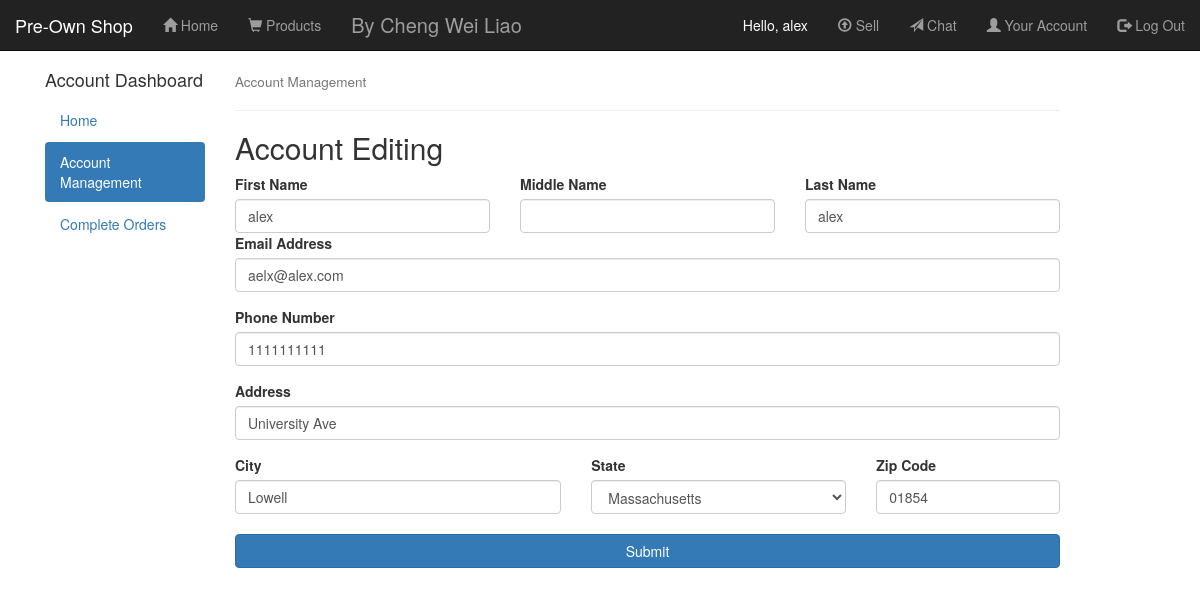
The app's page /mymanage.php (signed in) with its own data.
### tables this page shows
CREATE TABLE `account` (
  `id` int(11) NOT NULL,
  `username` varchar(20) NOT NULL,
  `password` varchar(32) NOT NULL,
  `fname` varchar(50) NOT NULL,
  `mname` varchar(50) DEFAULT NULL,
  `lname` varchar(50) NOT NULL,
  `email` varchar(100) NOT NULL,
  `phone` varchar(15) NOT NULL,
  `addr` varchar(100) NOT NULL,
  `city` varchar(50) NOT NULL,
  `state` varchar(2) NOT NULL,
  `zip` varchar(5) NOT NULL,
  `time` timestamp NOT NULL DEFAULT CURRENT_TIMESTAMP
);

### mymanage.php (the view, shortened to what this page needs)
<!DOCTYPE html>
<html lang="en">
<head>
  <link rel="stylesheet" href="https://maxcdn.bootstrapcdn.com/bootstrap/3.3.7/css/bootstrap.min.css">
</head>
<body>
<?php
require("config.php");
require("navbar.php");
?>
<br/>
<?php if(!isset($_SESSION['loginUser'])){
  require("notlogin.php");
 }else{ ?>
<div class="container">
  <?php require("myside.php");?>
  <?php
    $buyer = "SELECT * FROM account WHERE username = '".$_SESSION['loginUser']."'";
    $buyerresult = mysqli_query($link, $buyer);
    $buyer_row = mysqli_fetch_array($buyerresult);
  ?>
  <div class="col-sm-9">
    <h4><small>Account Management</small></h4>
    <hr>
    <h2>Account Editing</h2>
    <form class="form" role="form">
      <div class="row">
        <div class="col-lg-4">
          <label for="fname">First Name</label><input type="text" class="form-control" id="fname" name="fname" value="<?php echo $buyer_row["fname"]; ?>" />
        </div>
        <div class="col-lg-4">
          <label for="mname">Middle Name</label><input type="text" class="form-control" id="mname" name="mname" value="<?php echo $buyer_row["mname"]; ?>"/>
        </div>
        <div class="col-lg-4">
          <label for="lname">Last Name</label><input type="text" class="form-control" id="lname" name="lname" value="<?php echo $buyer_row["lname"]; ?>"/>
        </div>
      </div>
      <div class="form-group">
        <label for="email">Email Address</label><input type="email" class="form-control" id="email" name="email" value="<?php echo $buyer_row["email"]; ?>"/>
      </div>
      <div class="form-group">
        <label for="phone">Phone Number</label><input type="text" class="form-control" id="phone" name="phone" value="<?php echo $buyer_row["phone"]; ?>"/>
      </div>
      <div class="form-group">
        <label for="addr">Address</label><input type="text" class="form-control" id="addr" name="addr" value="<?php echo $buyer_row["addr"]; ?>"/>
      </div>
      <div class="row">
        <div class="col-lg-5">
          <label for="city">City</label><input type="text" class="form-control" id="city" name="city" value="<?php echo $buyer_row["city"]; ?>"/>
        </div>
        <div class="col-lg-4">
          <label for="state">State</label>
          <select class="form-control" id="state" name="state">
            <option value="MA" <?php if($buyer_row["state"] == 'MA') echo 'selected';?>>Massachusetts</option>
          </select>
        </div>
        <div class="col-lg-3">
          <label for="zip">Zip Code</label><input type="text" class="form-control" id="zip" name="zip" value="<?php echo $buyer_row["zip"]; ?>"/>
        </div>
      </div>
      <br/>
      <button type="button" class="btn btn-primary btn-block" id="acc_edit">Submit</button>
    </form>
  </div>
</div>
<?php } ?>
<br/>
<br/>
</body>
</html>

### records on screen
account: fname "alex", lname "alex", email "aelx@alex.com", phone "1111111111", addr "University Ave", city "Lowell", state "Massachusetts", zip "01854"

### other values on screen
$_SESSION['loginUser'] "alex"
